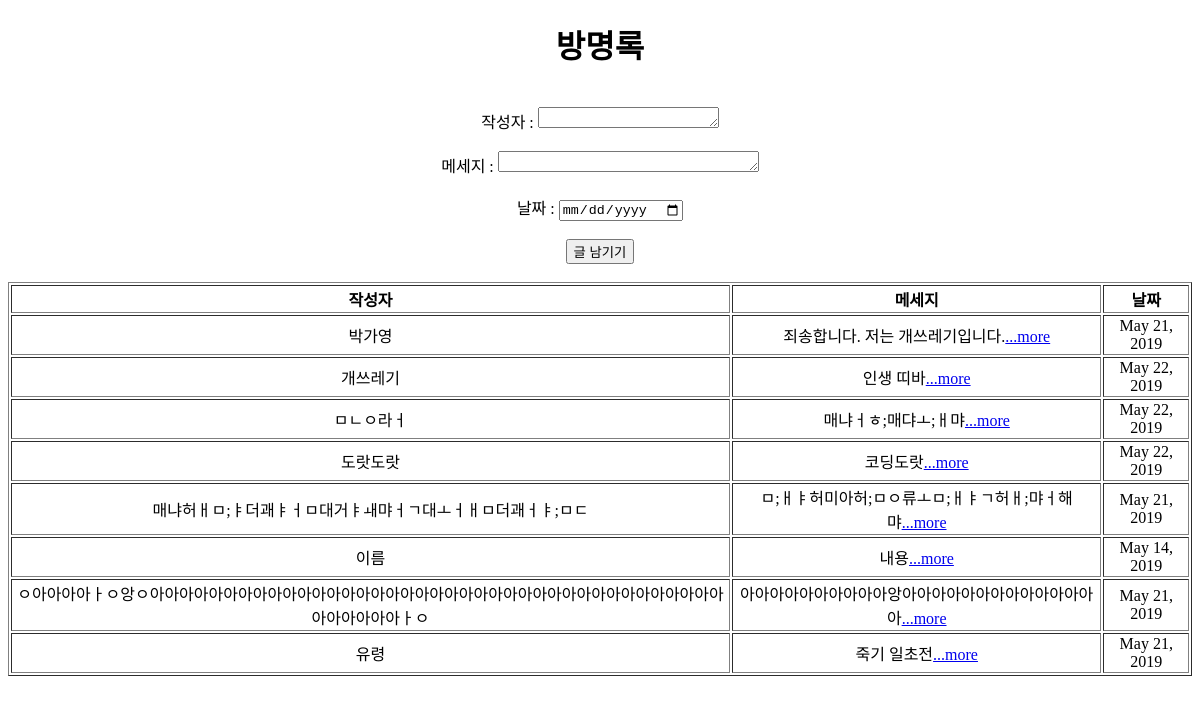
Before: / with the older database file.
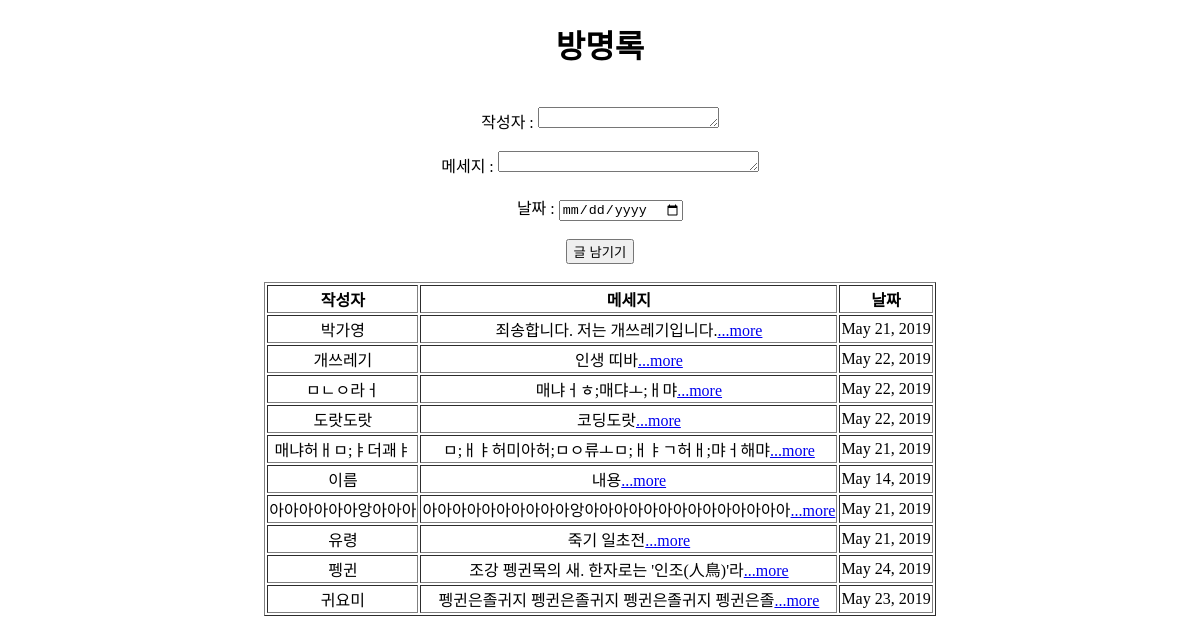
After: the same page with the newer database file.
### blog/models.py (models this page shows, shortened)
class Blog(models.Model):
    name = models.CharField(max_length=15)
    date = models.DateField('date')
    message = models.TextField()
    def summary(self):
        return self.message[:25]

### blog/views.py (the view)
# urls.py: 2. Add a URL to urlpatterns:  path('', views.home, name='home')
def home(request):
    blogs = Blog.objects
    return render(request, 'home.html', {'blogs': blogs})

### blog/templates/home.html (shortened to what this page needs)
<!DOCTYPE html>
<html lang="en">
<head>
</head>
<body>
    <div style="text-align:center">
        <h1>방명록</h1><br>
        <form action="{% url 'submit' %}">
            작성자 : <textarea cols="20" rows="1" name="name"></textarea>
            <br>
            <br>
            메세지 : <textarea cols="30" rows="1" name="message"></textarea>
            <br>
            <br>
            날짜 : <input type="date" name="date">
            <br>
            <br>
            <input type="submit" value="글 남기기">
            <br>
            <br>
        </form>
        <table border="1" style="margin:auto;text-align:center;">
            <th>작성자</th>
            <th>메세지</th>
            <th>날짜</th>
            {% for blog in blogs.all %}
            <tr>
                <td>{{blog.name}}</td>
                <td>{{blog.summary}}<a href="{%url 'detail' blog.id%}">...more</a></td>
                <td>{{blog.date}}</td>
            </tr>
            {%endfor%}
        </table>
        <br><br>
    </div>
</body>
</html>

Changed rows visible on the page:
changed Blog "ㅁ;ㅐㅑ허미아허;ㅁㅇ류ㅗㅁ;ㅐㅑㄱ허ㅐ;먀ㅓ해먀": name "매냐허ㅐㅁ;ㅑ더괘ㅑㅓㅁ대거ㅑㅙ먀ㅓㄱ대ㅗㅓㅐㅁ더괘ㅓㅑ;ㅁㄷ" → "매냐허ㅐㅁ;ㅑ더괘ㅑ"
changed Blog "아아아아아아아아아아앙아아아아아아아아아아아아아아": name "ㅇ아아아아ㅏㅇ앙ㅇ아아아아아아아아아아아아아아아아아아아아아아아아아아아아아아아아아아아아아아아아아아아아아ㅏㅇ" → "아아아아아아앙아아아"
added Blog: name "펭귄", summary "조강 펭귄목의 새. 한자로는 '인조(人鳥)'라", date "May 24, 2019"
added Blog: name "귀요미", summary "펭귄은졸귀지 펭귄은졸귀지 펭귄은졸귀지 펭귄은졸", date "May 23, 2019"
